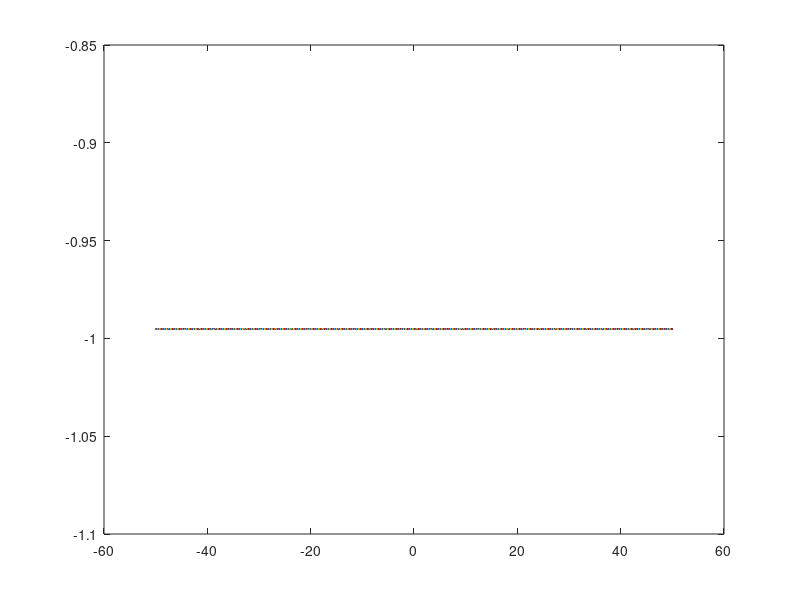

The MATLAB source for this figure:
% Title       
% Description         :script de funcion real y su representacion grafica 
% Author              :Francelly Desiree Colon Sandoval 
% Date                :20211028    
% Version             :1
% Usage               :octave> /path/EjercicioTres

clear
t = -50:0.1:50
% Funcion
ht = (t) / (2-t);
% Plotear funcion 
plot (t, ht);
